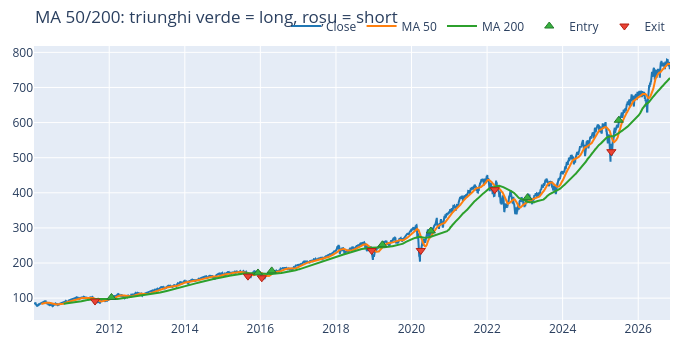

Notebook code cell kept with this figure:
### Markdown cell above
## 3 · Strategia 1: încrucișarea mediilor mobile (trend, long/short)

**Ideea:** când media pe 50 de zile trece **peste** media pe 200 de zile, piața e pe trend ascendent → **long**. Când trece **sub** → **short** (pariem pe scădere). Strategia este mereu în piață.

### Code cell
fast = vbt.MA.run(close, 50, short_name="fast")
slow = vbt.MA.run(close, 200, short_name="slow")
golden = fast.ma_crossed_above(slow)    # golden cross -> go long
death = fast.ma_crossed_below(slow)     # death cross  -> go short

fig = close.vbt.plot(trace_kwargs=dict(name="Close"))
fast.ma.vbt.plot(trace_kwargs=dict(name="MA 50"), fig=fig)
slow.ma.vbt.plot(trace_kwargs=dict(name="MA 200"), fig=fig)
golden.vbt.signals.plot_as_entry_markers(close, fig=fig)
death.vbt.signals.plot_as_exit_markers(close, fig=fig)
fig.update_layout(title="MA 50/200: triunghi verde = long, roșu = short").show()

### Figure 1 — Plotly figure (JSON) as saved in the notebook; plotly's stock layout.template omitted (floating-point values rounded to 4 significant figures; data arrays with more than 128 entries replaced by an {"elided": "..."} marker saying what was removed)
{"data": [{"name": "Close", "showlegend": true, "type": "scatter", "x": {"elided": "4236 str values"}, "y": {"elided": "4236 float values"}}, {"name": "MA 50", "showlegend": true, "type": "scatter", "x": {"elided": "4236 str values"}, "y": {"elided": "4236 float values"}}, {"name": "MA 200", "showlegend": true, "type": "scatter", "x": {"elided": "4236 str values"}, "y": {"elided": "4236 float values"}}, {"marker": {"color": "#37B13F", "line": {"color": "rgb(38,123,44)", "width": 1}, "size": 8, "symbol": "triangle-up"}, "mode": "markers", "name": "Entry", "showlegend": true, "type": "scatter", "x": ["2012-01-23T00:00:00", "2015-12-09T00:00:00", "2016-04-20T00:00:00", "2019-03-26T00:00:00", "2020-07-06T00:00:00", "2023-01-26T00:00:00", "2025-06-27T00:00:00"], "y": [102.0, 171.7, 177.6, 252.0, 291.3, 386.1, 606.7]}, {"marker": {"color": "#EA4335", "line": {"color": "rgb(181,31,18)", "width": 1}, "size": 8, "symbol": "triangle-down"}, "mode": "markers", "name": "Exit", "showlegend": true, "type": "scatter", "x": ["2011-08-17T00:00:00", "2015-09-03T00:00:00", "2016-01-15T00:00:00", "2018-12-12T00:00:00", "2020-03-31T00:00:00", "2022-03-16T00:00:00", "2025-04-16T00:00:00"], "y": [91.68, 162.6, 157.9, 235.5, 235.7, 408.9, 517.1]}], "layout": {"height": 350, "legend": {"orientation": "h", "traceorder": "normal", "x": 1, "xanchor": "right", "y": 1.02, "yanchor": "bottom"}, "margin": {"b": 30, "l": 30, "r": 30, "t": 30}, "title": {"text": "MA 50/200: triunghi verde = long, roșu = short"}, "width": 700}}
